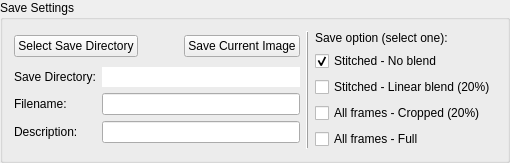
           <widget class="QGroupBox" name="groupBox_5">
            <property name="title">
             <string>Save Settings</string>
            </property>
            <layout class="QHBoxLayout" name="horizontalLayout_8" stretch="1,0,0">
             <item>
              <layout class="QVBoxLayout" name="verticalLayout_8">
               <item>
                <layout class="QHBoxLayout" name="horizontalLayout_92">
                 <item>
                  <widget class="QPushButton" name="pushButton_saveSelectDirectory">
                   <property name="sizePolicy">
                    <sizepolicy hsizetype="Fixed" vsizetype="Fixed">
                     <horstretch>0</horstretch>
                     <verstretch>0</verstretch>
                    </sizepolicy>
                   </property>
                   <property name="toolTip">
                    <string>Select a file directory for image saving</string>
                   </property>
                   <property name="text">
                    <string>Select Save Directory</string>
                   </property>
                  </widget>
                 </item>
                 <item>
                  <spacer name="horizontalSpacer_2">
                   <property name="orientation">
                    <enum>Qt::Horizontal</enum>
                   </property>
                   <property name="sizeHint" stdset="0">
                    <size>
                     <width>40</width>
                     <height>20</height>
                    </size>
                   </property>
                  </spacer>
                 </item>
                 <item>
                  <widget class="QPushButton" name="pushButton_saveCurrentImage">
                   <property name="sizePolicy">
                    <sizepolicy hsizetype="Minimum" vsizetype="Fixed">
                     <horstretch>0</horstretch>
                     <verstretch>0</verstretch>
                    </sizepolicy>
                   </property>
                   <property name="toolTip">
                    <string>Save single image</string>
                   </property>
                   <property name="text">
                    <string>Save Current Image</string>
                   </property>
                  </widget>
                 </item>
                </layout>
               </item>
               <item>
                <layout class="QGridLayout" name="gridLayout_9">
                 <item row="2" column="1">
                  <widget class="QLineEdit" name="lineEdit_saveDescription">
                   <property name="text">
                    <string/>
                   </property>
                  </widget>
                 </item>
                 <item row="1" column="1">
                  <widget class="QLineEdit" name="lineEdit_saveFilename">
                   <property name="text">
                    <string/>
                   </property>
                  </widget>
                 </item>
                 <item row="1" column="0">
                  <widget class="QLabel" name="label_45">
                   <property name="text">
                    <string>Filename:</string>
                   </property>
                  </widget>
                 </item>
                 <item row="0" column="1">
                  <widget class="QLineEdit" name="lineEdit_saveDirectory">
                   <property name="enabled">
                    <bool>true</bool>
                   </property>
                   <property name="text">
                    <string/>
                   </property>
                   <property name="frame">
                    <bool>false</bool>
                   </property>
                   <property name="readOnly">
                    <bool>true</bool>
                   </property>
                  </widget>
                 </item>
                 <item row="0" column="0">
                  <widget class="QLabel" name="label_8">
                   <property name="text">
                    <string>Save Directory:</string>
                   </property>
                  </widget>
                 </item>
                 <item row="2" column="0">
                  <widget class="QLabel" name="label_46">
                   <property name="text">
                    <string>Description:</string>
                   </property>
                  </widget>
                 </item>
                </layout>
               </item>
              </layout>
             </item>
             <item>
              <widget class="Line" name="line_5">
               <property name="frameShadow">
                <enum>QFrame::Raised</enum>
               </property>
               <property name="orientation">
                <enum>Qt::Vertical</enum>
               </property>
              </widget>
             </item>
             <item>
              <layout class="QVBoxLayout" name="verticalLayout_11">
               <item>
                <widget class="QLabel" name="label_7">
                 <property name="text">
                  <string>Save option (select one):</string>
                 </property>
                </widget>
               </item>
               <item>
                <widget class="QCheckBox" name="checkBox_saveStitch">
                 <property name="sizePolicy">
                  <sizepolicy hsizetype="Expanding" vsizetype="Preferred">
                   <horstretch>0</horstretch>
                   <verstretch>0</verstretch>
                  </sizepolicy>
                 </property>
                 <property name="text">
                  <string>Stitched - No blend</string>
                 </property>
                 <property name="checked">
                  <bool>true</bool>
                 </property>
                </widget>
               </item>
               <item>
                <widget class="QCheckBox" name="checkBox_saveStitchBlend">
                 <property name="sizePolicy">
                  <sizepolicy hsizetype="Expanding" vsizetype="Preferred">
                   <horstretch>0</horstretch>
                   <verstretch>0</verstretch>
                  </sizepolicy>
                 </property>
                 <property name="text">
                  <string>Stitched - Linear blend (20%)</string>
                 </property>
                </widget>
               </item>
               <item>
                <widget class="QCheckBox" name="checkBox_saveAllCrop">
                 <property name="sizePolicy">
                  <sizepolicy hsizetype="Expanding" vsizetype="Preferred">
                   <horstretch>0</horstretch>
                   <verstretch>0</verstretch>
                  </sizepolicy>
                 </property>
                 <property name="text">
                  <string>All frames - Cropped (20%)</string>
                 </property>
                </widget>
               </item>
               <item>
                <widget class="QCheckBox" name="checkBox_saveAllFull">
                 <property name="sizePolicy">
                  <sizepolicy hsizetype="Expanding" vsizetype="Preferred">
                   <horstretch>0</horstretch>
                   <verstretch>0</verstretch>
                  </sizepolicy>
                 </property>
                 <property name="text">
                  <string>All frames - Full</string>
                 </property>
                </widget>
               </item>
              </layout>
             </item>
            </layout>
           </widget>
